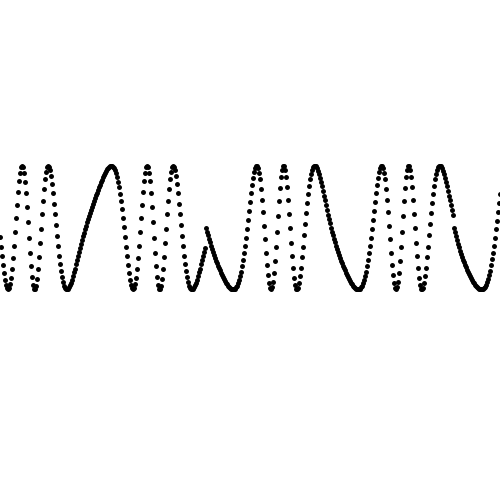
Frame 1 (no input)
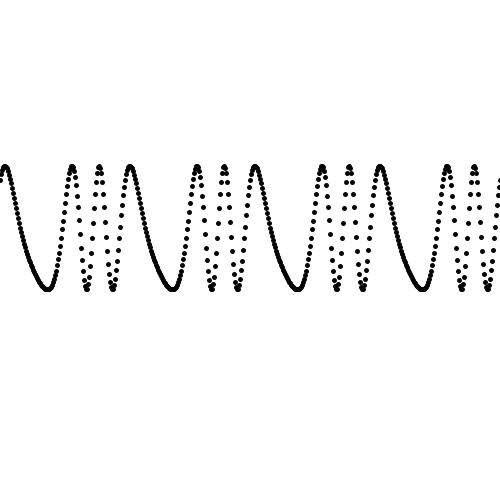
Frame 60 (the mouse pressed at the canvas centre just before this capture)
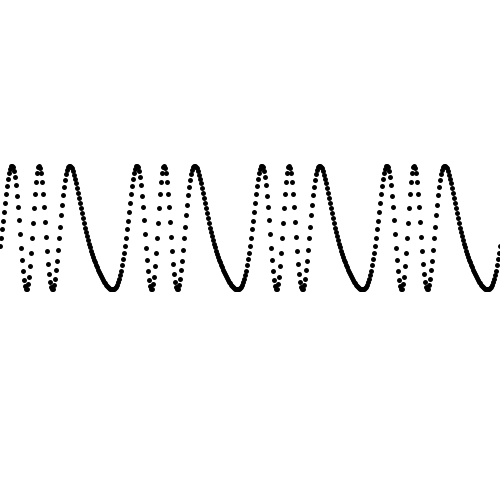
Frame 120 (the mouse held since frame 60 and released just before this capture)

The Processing sketch that drew these frames (run headless with seeded random() and noise(); from frame 60 on, the mouse is pressed at the canvas centre):

// Processing sketch: processing_49235
// ── processing_49235.pde

float angle, angle2;
float adding, adding2;
float addmax, addmax2;
float hoehe;
float y;
float modfreq;
float freq2 = 4;
float ampli = 8;
void setup()
{
  size(500, 500);
  adding = TWO_PI*4/width;
  addmax = adding*width;
  hoehe = width/8;
}


void draw()
{
  background(255);
  for(int x = 0; x <width+1; x++)
  {
    //adding = (TWO_PI*map(mouseY, height, 0, 0, 2))/width;
    //hoehe = width/map(mouseX, 0, width, 10, 1);
    angle+= adding;
    addmax = adding*width;
    if(angle > addmax) angle = 0;
    modfreq = ((sin(angle) * ampli) )+ ampli;
    
    adding2 = (TWO_PI*(modfreq+freq2))/width;
    angle2 += adding2;
    addmax2 = adding2*width;
    if(angle2 > addmax2) angle2 = 0;
    y = (sin(angle2) * (hoehe)) + hoehe+ (height/3);
    strokeWeight(5);
    point(x,y);
  }
}
    
    
